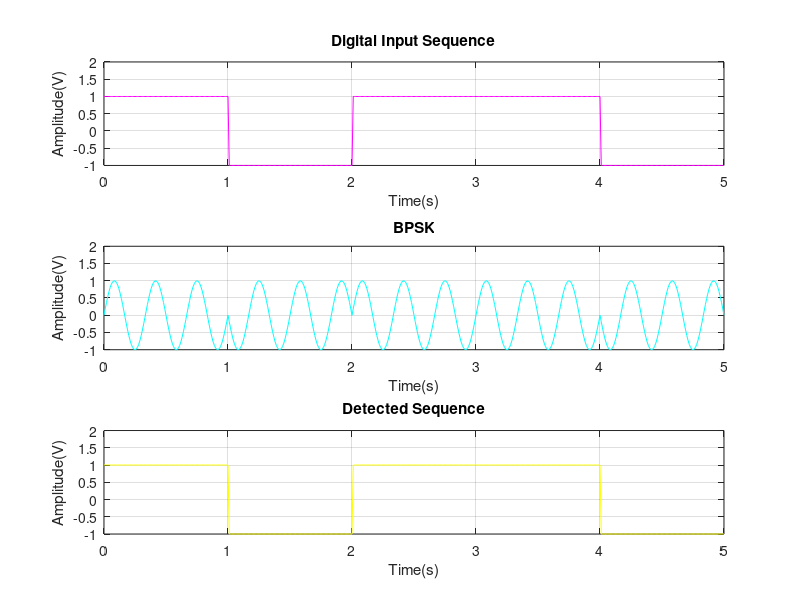

Recreate this plot in MATLAB.
% Refresh
clc;
clear all;
close all;
%Binary FSK Modulation & Demodulation
m = [1 0 1 1 0];

% Mapping
for j = 1: length(m)
    if m(j) == 1
        n(j) = 1;
    else
        n(j) = -1;
    end
end

%NRZ Polar phase shaping / pulse shaping
i = 1;
t = 0 : 0.01 : length(n);
for j = 1 : length(t)
    if t(j) <= i 
        mod(j) = n(i);
    else
        i = i + 1;
        mod(j) = n(i);
    end
end

%plotting
subplot(3, 1, 1);
plot(t,mod,'m');
grid on;
axis([0 length(n) -1 2]);
title('Digital Input Sequence');
xlabel('Time(s)');
ylabel('Amplitude(V)');

% Carrier
c = sin(2*pi* 3 *t);
% BPSK Modulation
psk = mod .* c;
%plotting
subplot(3, 1, 2);
plot(t,psk,'c');
grid on;
axis([0 length(n) -1 2]);
title('BPSK');
xlabel('Time(s)');
ylabel('Amplitude(V)');

% Demodulation
for j = 1: length(t)
    if c(j) == psk(j)
        demod(j) = 1;
    else
        demod(j) = -1;
    end
end
subplot(3, 1, 3);
plot(t, demod, 'y');
grid on;
axis([0 length(n) -1 2]);
title('Detected Sequence');
xlabel('Time(s)');
ylabel('Amplitude(V)'); 

